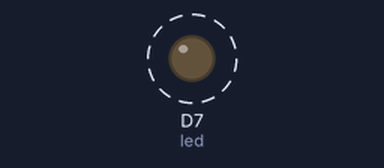
The sketch below on a simulated Particle Photon. On the bench: output pins drawn as LEDs (lit = HIGH). Dashed ring = blinking. The local clock reads 2024-03-15 10:24:30 at power-on unless the sketch sets it.

Above: at 0.5 s.
Timing chart, 0 to 4.6 s (numbered marks = the images above):
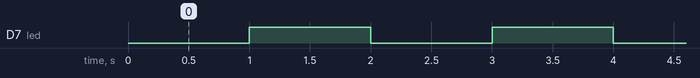

The sketch:

gotmail.ino
```cpp
//// VARIABLE DEFINITIONS ////
int led = D7;   // This one is the built-in tiny one to the right of the USB jack
int sensors[] = {A0, A1, A2, A3, A4}; // List of sensor pins {Sensor1, Sensor2, Sensor3, ... }
int sens_to_check;  // Number of sensor that will be checked (1, 2, 3, ...)
int sensor_val;     // The analog input read from the sensor.

void setup()
{
    pinMode(led, OUTPUT);   // The blinky light is an output pin
    //// SENSOR ALLOCATION ////
    pinMode(A0, INPUT);     // The sensor is an input pin
    // ...
    //// SPARK API EXPOSURE ////
    Spark.function("analogRead", analogread); // Make our analogread() function (defined below) callable through Spark API
}

void loop()
{
    digitalWrite(led, Time.second()%2); // A blinky light to show that the program is running.
}

int analogread(String sensornum)
{
    sens_to_check = int(sensornum.charAt(0))-49;    // Turn '1' into 0, '2' into 1, '3' into 2, etc.
    sensor_val = analogRead(sensors[sens_to_check]);// Read the desired sensor.
    return sensor_val;
}
```

Measured:
- by itself, D7 (led): alternates HIGH for 1.0 s and LOW for 1.0 s
